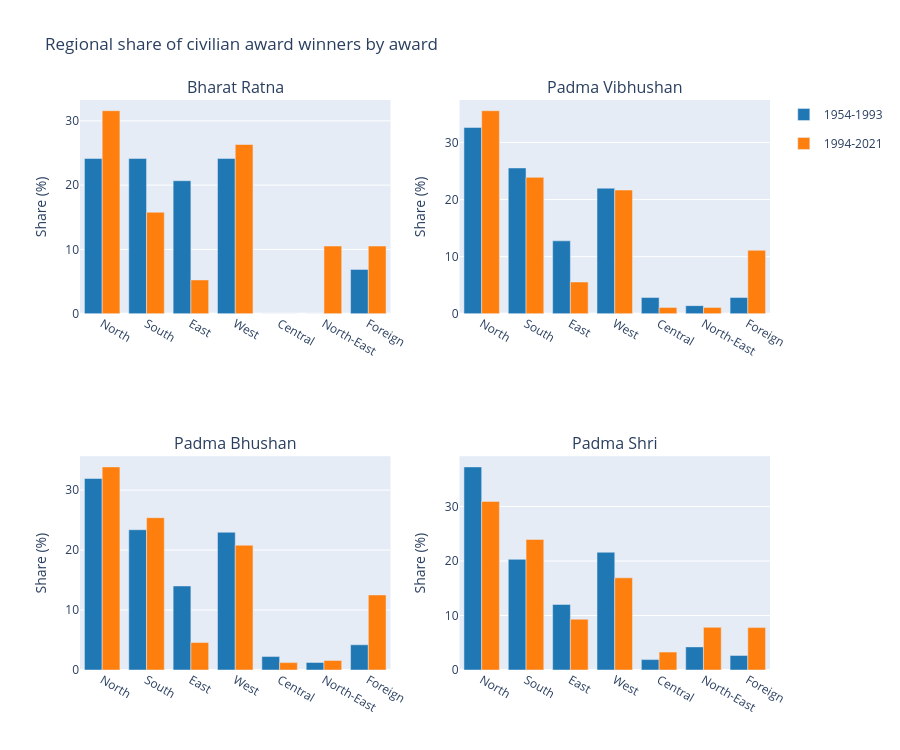
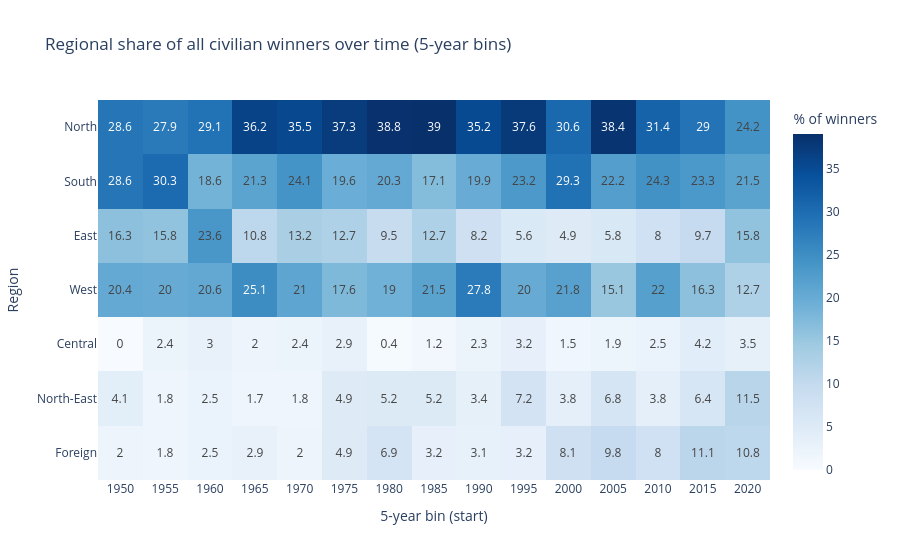

Here is the notebook cell these charts were saved with, in order:
### Markdown cell above
## 8. Overview, heatmap and test results

### Code cell
plot_overview(pd.concat(all_reg), f"{OUT_DIR}/overview_all_awards.html").show()
plot_heatmap(df, f"{OUT_DIR}/region_heatmap_over_time.html").show()
results = pd.DataFrame(tests)
results.to_csv(f"{OUT_DIR}/chi_square_results.csv", index=False)
results

### Figure 1 — Plotly figure (JSON) as saved in the notebook; plotly's stock layout.template omitted (floating-point values rounded to 4 significant figures)
{"data": [{"legendgroup": "1954-1993", "marker": {"color": "#1f77b4"}, "name": "1954-1993", "showlegend": true, "type": "bar", "x": ["North", "South", "East", "West", "Central", "North-East", "Foreign"], "xaxis": "x", "y": [24.14, 24.14, 20.69, 24.14, 0.0, 0.0, 6.9], "yaxis": "y"}, {"legendgroup": "1994-2021", "marker": {"color": "#ff7f0e"}, "name": "1994-2021", "showlegend": true, "type": "bar", "x": ["North", "South", "East", "West", "Central", "North-East", "Foreign"], "xaxis": "x", "y": [31.58, 15.79, 5.26, 26.32, 0.0, 10.53, 10.53], "yaxis": "y"}, {"legendgroup": "1954-1993", "marker": {"color": "#1f77b4"}, "name": "1954-1993", "showlegend": false, "type": "bar", "x": ["North", "South", "East", "West", "Central", "North-East", "Foreign"], "xaxis": "x2", "y": [32.62, 25.53, 12.77, 21.99, 2.84, 1.42, 2.84], "yaxis": "y2"}, {"legendgroup": "1994-2021", "marker": {"color": "#ff7f0e"}, "name": "1994-2021", "showlegend": false, "type": "bar", "x": ["North", "South", "East", "West", "Central", "North-East", "Foreign"], "xaxis": "x2", "y": [35.56, 23.89, 5.56, 21.67, 1.11, 1.11, 11.11], "yaxis": "y2"}, {"legendgroup": "1954-1993", "marker": {"color": "#1f77b4"}, "name": "1954-1993", "showlegend": false, "type": "bar", "x": ["North", "South", "East", "West", "Central", "North-East", "Foreign"], "xaxis": "x3", "y": [31.93, 23.39, 14.01, 22.97, 2.24, 1.26, 4.2], "yaxis": "y3"}, {"legendgroup": "1994-2021", "marker": {"color": "#ff7f0e"}, "name": "1994-2021", "showlegend": false, "type": "bar", "x": ["North", "South", "East", "West", "Central", "North-East", "Foreign"], "xaxis": "x3", "y": [33.86, 25.4, 4.59, 20.81, 1.23, 1.59, 12.52], "yaxis": "y3"}, {"legendgroup": "1954-1993", "marker": {"color": "#1f77b4"}, "name": "1954-1993", "showlegend": false, "type": "bar", "x": ["North", "South", "East", "West", "Central", "North-East", "Foreign"], "xaxis": "x4", "y": [37.25, 20.3, 12.03, 21.6, 1.91, 4.24, 2.67], "yaxis": "y4"}, {"legendgroup": "1994-2021", "marker": {"color": "#ff7f0e"}, "name": "1994-2021", "showlegend": false, "type": "bar", "x": ["North", "South", "East", "West", "Central", "North-East", "Foreign"], "xaxis": "x4", "y": [30.93, 23.95, 9.31, 16.91, 3.29, 7.83, 7.78], "yaxis": "y4"}], "layout": {"annotations": [{"font": {"size": 16}, "showarrow": false, "text": "Bharat Ratna", "x": 0.225, "xanchor": "center", "xref": "paper", "y": 1, "yanchor": "bottom", "yref": "paper"}, {"font": {"size": 16}, "showarrow": false, "text": "Padma Vibhushan", "x": 0.775, "xanchor": "center", "xref": "paper", "y": 1, "yanchor": "bottom", "yref": "paper"}, {"font": {"size": 16}, "showarrow": false, "text": "Padma Bhushan", "x": 0.225, "xanchor": "center", "xref": "paper", "y": 0.375, "yanchor": "bottom", "yref": "paper"}, {"font": {"size": 16}, "showarrow": false, "text": "Padma Shri", "x": 0.775, "xanchor": "center", "xref": "paper", "y": 0.375, "yanchor": "bottom", "yref": "paper"}], "barmode": "group", "height": 750, "title": {"text": "Regional share of civilian award winners by award"}, "xaxis": {"anchor": "y", "domain": [0, 0.45]}, "xaxis2": {"anchor": "y2", "domain": [0.55, 1]}, "xaxis3": {"anchor": "y3", "domain": [0, 0.45]}, "xaxis4": {"anchor": "y4", "domain": [0.55, 1]}, "yaxis": {"anchor": "x", "domain": [0.625, 1], "title": {"text": "Share (%)"}}, "yaxis2": {"anchor": "x2", "domain": [0.625, 1], "title": {"text": "Share (%)"}}, "yaxis3": {"anchor": "x3", "domain": [0, 0.375], "title": {"text": "Share (%)"}}, "yaxis4": {"anchor": "x4", "domain": [0, 0.375], "title": {"text": "Share (%)"}}}}

### Figure 2 — Plotly figure (JSON) as saved in the notebook; plotly's stock layout.template omitted (floating-point values rounded to 4 significant figures)
{"data": [{"coloraxis": "coloraxis", "hovertemplate": "5-year bin (start): %{x}<br>Region: %{y}<br>% of winners: %{z}<extra></extra>", "name": "0", "texttemplate": "%{z}", "type": "heatmap", "x": ["1950", "1955", "1960", "1965", "1970", "1975", "1980", "1985", "1990", "1995", "2000", "2005", "2010", "2015", "2020"], "xaxis": "x", "y": ["North", "South", "East", "West", "Central", "North-East", "Foreign"], "yaxis": "y", "z": [[28.6, 27.9, 29.1, 36.2, 35.5, 37.3, 38.8, 39.0, 35.2, 37.6, 30.6, 38.4, 31.4, 29.0, 24.2], [28.6, 30.3, 18.6, 21.3, 24.1, 19.6, 20.3, 17.1, 19.9, 23.2, 29.3, 22.2, 24.3, 23.3, 21.5], [16.3, 15.8, 23.6, 10.8, 13.2, 12.7, 9.5, 12.7, 8.2, 5.6, 4.9, 5.8, 8.0, 9.7, 15.8], [20.4, 20.0, 20.6, 25.1, 21.0, 17.6, 19.0, 21.5, 27.8, 20.0, 21.8, 15.1, 22.0, 16.3, 12.7], [0.0, 2.4, 3.0, 2.0, 2.4, 2.9, 0.4, 1.2, 2.3, 3.2, 1.5, 1.9, 2.5, 4.2, 3.5], [4.1, 1.8, 2.5, 1.7, 1.8, 4.9, 5.2, 5.2, 3.4, 7.2, 3.8, 6.8, 3.8, 6.4, 11.5], [2.0, 1.8, 2.5, 2.9, 2.0, 4.9, 6.9, 3.2, 3.1, 3.2, 8.1, 9.8, 8.0, 11.1, 10.8]]}], "layout": {"coloraxis": {"autocolorscale": false, "colorbar": {"title": {"text": "% of winners"}}, "colorscale": [[0, "rgb(247,251,255)"], [0.125, "rgb(222,235,247)"], [0.25, "rgb(198,219,239)"], [0.375, "rgb(158,202,225)"], [0.5, "rgb(107,174,214)"], [0.625, "rgb(66,146,198)"], [0.75, "rgb(33,113,181)"], [0.875, "rgb(8,81,156)"], [1, "rgb(8,48,107)"]]}, "title": {"text": "Regional share of all civilian winners over time (5-year bins)"}, "xaxis": {"anchor": "y", "domain": [0, 1], "title": {"text": "5-year bin (start)"}}, "yaxis": {"anchor": "x", "autorange": "reversed", "domain": [0, 1], "title": {"text": "Region"}}}}
